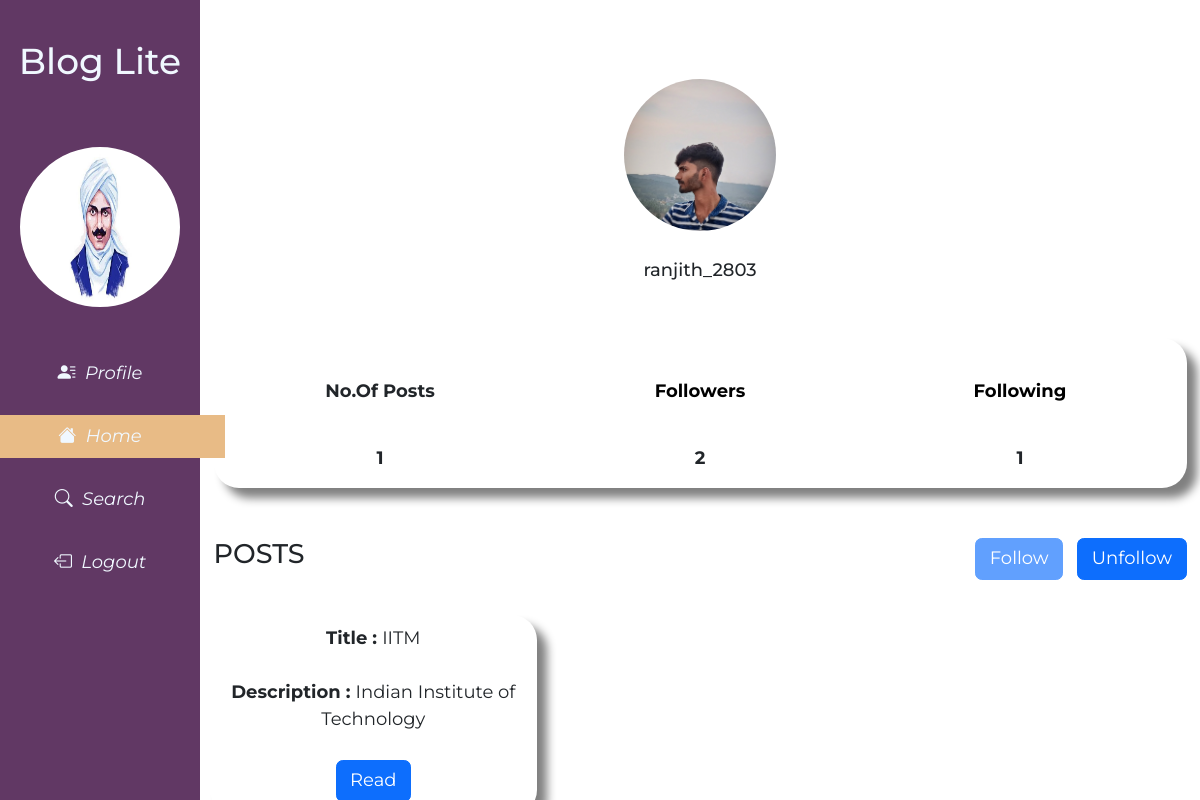
Screenshot of /friend_profile/Bharathiyar/ranjith_2803 with the database file from the repository.
### app.py (models this page shows)
class User(db.Model):
    user_id = db.Column(db.Integer,autoincrement=True,primary_key=True)
    user_name = db.Column(db.String,unique=True,nullable=False)
    password = db.Column(db.String,nullable=False)
    profile_pic = db.Column(db.String,nullable=False)
    blogs = db.relationship('Blog',backref='owner')

class Blog(db.Model):
    blog_id = db.Column(db.Integer,autoincrement=True,primary_key=True)
    title = db.Column(db.String,nullable=False)
    description = db.Column(db.String,nullable=False)
    content = db.Column(db.String,nullable=False)
    image = db.Column(db.String,nullable=False)
    ref_user_id = db.Column(db.Integer,db.ForeignKey("user.user_id"),nullable=False)

### app.py (the view)
@app.route('/friend_profile/<curr_username>/<friend_username>')
def friend_profile(curr_username,friend_username):
    curr_user_obj = User.query.filter_by(user_name=curr_username).first()
    friend_user_obj = User.query.filter_by(user_name=friend_username).first()
    temp1 = Follwer.query.filter_by(network_x=curr_user_obj.user_id,network_y=friend_user_obj.user_id).first()
    var_req = request.args.get('req','None')
    if  var_req == '1' and temp1==None:
        follow_obj = Follwer(network_x = curr_user_obj.user_id,network_y = friend_user_obj.user_id)
        db.session.add(follow_obj)
        db.session.commit()
    elif var_req == '0':
        Follwer.query.filter_by(network_x = curr_user_obj.user_id,network_y = friend_user_obj.user_id).delete()
        db.session.commit()
    temp = Follwer.query.filter_by(network_x=curr_user_obj.user_id,network_y=friend_user_obj.user_id).first()
    if temp != None:
        i = (friend_user_obj,1)
    else:
        i = (friend_user_obj,0)
    temp = Follwer.query.filter_by(network_x=friend_user_obj.user_id,network_y=curr_user_obj.user_id).first()
    if temp != None:
        j = (friend_user_obj,1)
    else:
        j = (friend_user_obj,0)
    blogs = Blog.query.filter_by(ref_user_id=friend_user_obj.user_id).all()
    followers = Follwer.query.filter_by(network_y=friend_user_obj.user_id).all()
    following = Follwer.query.filter_by(network_x=friend_user_obj.user_id).all()
    return render_template('friend_profile.html',user_name=curr_username,
                                                blogs_list=blogs,
                                                followers=followers,
                                                following=following,
                                                i = i,
                                                j = j,
                                                profile_pic = curr_user_obj.profile_pic,
                                                friend_profile_pic = friend_user_obj.profile_pic)

### templates/friend_profile.html (shortened to what this page needs)
<!DOCTYPE html>
<html lang="en">
<head>
    <link href="https://cdn.jsdelivr.net/npm/bootstrap@5.2.3/dist/css/bootstrap.min.css" rel="stylesheet"
>
    <link rel="stylesheet" href="https://cdn.jsdelivr.net/npm/bootstrap-icons@1.10.2/font/bootstrap-icons.css">
    <link rel="stylesheet" href="{{url_for('static',filename='main.css')}}">
    <link rel="stylesheet" href="{{url_for('static',filename='profile.css')}}">
</head>
<body>
    <div class="container-fluid">
        <div class="row">
            <nav id="left" class="col-2">
                <div class="heading">
                    <h2>Blog Lite</h2>
                </div>
                <div>
                    <img src="/{{profile_pic}}"/>
                </div>
                <a href="/profile/{{user_name}}"><i class="bi bi-person-lines-fill">&nbsp;&nbsp;Profile</i></a>
                <a href="/myfeed/{{user_name}}" class="active"><i class="bi bi-house-fill">&nbsp;&nbsp;Home</i></a>
                <a href="/search/{{user_name}}"><i class="bi bi-search">&nbsp;&nbsp;Search</i></a>
                <a href="/"><i class="bi bi-box-arrow-left">&nbsp;&nbsp;Logout</i></a>
            </nav>
            <div id="right" class="col-10">
                <div class="welcome-friend">
                    <img src="/{{friend_profile_pic}}"/>
                    <h6>{{i[0].user_name}}</h6>
                </div>
                <br>
                <div class="head">
                    {%if j[1] == 1%}
                    <div class="row">
                        <div class="col"><strong>No.Of Posts</strong></div>
                        <div class="col"><a href="/followers/{{j[0].user_name}}"><strong>Followers</strong></a></div>
                        <div class="col"><a href="/following/{{j[0].user_name}}"><strong>Following</strong></a></div>
                    </div>
                    {%else%}
                    <div class="row">
                        <div class="col"><strong>No.Of Posts</strong></div>
                        <div class="col"><strong>Followers</strong></div>
                        <div class="col"><strong>Following</strong></div>
                    </div>
                    {%endif%}
                    <div class="row">
                        <div class="col"><strong>{{blogs_list|length}}</strong></div>
                        <div class="col"><strong>{{followers|length}}</strong></div>
                        <div class="col"><strong>{{following|length}}</strong></div>
                    </div>
                </div>
                <div><h4>POSTS</h4></div>
                <div class="add-blog">
                    {%if i[1] == 1%}
                        <div class="request">
                            <button type="submit" id="follow" class="btn btn-primary req-active" disabled><a href="/friend_profile/{{user_name}}/{{i[0].user_name}}?req=1" class="text-col">Follow</a></button>&nbsp;&nbsp;
                            <button type="submit" id="follow" class="btn btn-primary"><a href="/friend_profile/{{user_name}}/{{i[0].user_name}}?req=0" class="text-col">Unfollow</a></button>
                        </div>
                    {%endif%}
                </div>
                <br>
                <div class="row">
                    {%for obj in blogs_list%}
                    <div class="col-4 post">
                        <strong>Title : </strong>{{obj.title}} <br><br>
                        <strong>Description : </strong>{{obj.description}} <br><br>
                        <div>
                            <button class="btn btn-primary"><a href="/readblog/{{user_name}}/{{obj.blog_id}}" class="text-col">Read</a></button>
                        </div>
                    </div>
                    {%endfor%}
                </div>
            </div>
        </div>
    </div>
</body>
</html>

### static/main.css (style rules this page uses)
* { font-family: 'Montserrat', sans-serif; font-size: large; }
.active { background-color: rgb(232, 187, 134); }
.container-fluid { height: 100vh; display: grid; overflow: hidden; }
#left { padding: 15px 0px; color: aliceblue; background-color: #613864; display: flex; flex-direction: column; gap:20px; align-items: center; }
a { color: black; text-decoration: none; display: block; }
#left > a { padding: 8px; display: grid; place-items: center; color: aliceblue; width: 250px; }
img { margin-top: 25px; margin-bottom: 25px; background-color: white; border: 4px solid white; border-radius: 50%; height: 160px; width: 160px; }
.heading { margin-top: 25px; margin-bottom: 10px; }

### static/profile.css (style rules this page uses)
#right { height:100vh; overflow-y: scroll; scrollbar-width: 0; }
.welcome-friend { margin-top: 50px; text-align: center; }
.add-blog { float: right; color: white; }
h4,h5 { float: left; }
h2 { text-align: center; }
.head { margin-top: 20px; margin-bottom: 50px; height:150px; border-radius: 25px; padding: 10px; box-shadow: 10px 10px 10px grey; }
.post { margin-top: 20px; height:200px; border-radius: 25px; padding: 10px; box-shadow: 10px 10px 10px grey; text-align: center; }
#right .row { padding: 10px; margin-top: 20px; text-align: center; }
#right .col-4 { text-align: center; }
.text-col { color:white; }

### rows the page displays
User: profile_pic (picture)
User: profile_pic (picture), user_name "ranjith_2803"
Blog: title "IITM", description "Indian Institute of Technology"

### other values shown
{{ blogs_list|length }} "1"
{{ followers|length }} "2"
{{ following|length }} "1"
